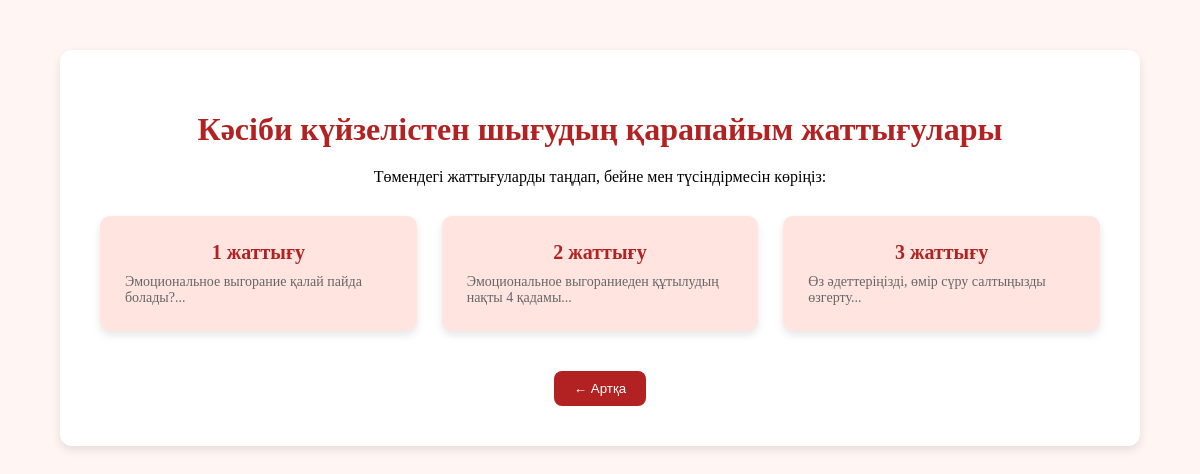
The page /exercise (signed in) on the database its author committed.
### tables this page shows
CREATE TABLE "exercise" (
	"id"	INTEGER,
	"name"	TEXT,
	"description"	TEXT,
	"video_url"	TEXT,
	PRIMARY KEY("id" AUTOINCREMENT)
);

### main.py (the view)
@app.get("/exercise", response_class=HTMLResponse)
def read_exercise(request: Request, db: Database = Depends(get_db)):
    user = require_auth(request)
    if isinstance(user, RedirectResponse):
        return user
    exercises = db.get_all_exercises()
    return templates.TemplateResponse("exercise.html", {
        "request": request,
        "title": "Жаттығулар",
        "user": user,
        "exercises": exercises
    })

### templates/exercise.html (shortened to what this page needs)
<!DOCTYPE html>
<html lang="kk">
<head>
</head>
<body>
<div class="container">
    <h1>Кәсіби күйзелістен шығудың қарапайым жаттығулары</h1>
    <p>Төмендегі жаттығуларды таңдап, бейне мен түсіндірмесін көріңіз:</p>
    <div class="grid">
        {% for exercise in exercises %}
        <div class="item">
            <a href="/exercise/{{ exercise.id }}">
                {{ exercise.name }}
            </a>
            <div class="exercise-desc">
                {{ exercise.description[:100] }}...
            </div>
        </div>
        {% endfor %}
    </div>
    <a href="/hope"><button>← Артқа</button></a>
</div>
</body>
</html>

### templates/exercise.html (style rules this page uses)
body { font-family: 'Times New Roman'; background: #FFF5F3; margin: 0; padding: 0; text-align: center; }
.container { max-width: 1000px; margin: 50px auto; background: #fff; border-radius: 12px; padding: 40px; box-shadow: 0 4px 10px rgba(0,0,0,0.1); }
h1 { color: #B22222; margin-bottom: 20px; }
.grid { display: grid; grid-template-columns: repeat(auto-fit, minmax(250px, 1fr)); gap: 25px; margin-top: 30px; }
.item { background: #FFE4E0; border-radius: 10px; padding: 25px; box-shadow: 0 4px 8px rgba(0,0,0,0.1); transition: transform 0.3s, background 0.3s; }
.item a { text-decoration: none; color: #B22222; font-size: 20px; font-weight: bold; display: block; }
.exercise-desc { font-size: 14px; color: #666; margin-top: 10px; text-align: left; }
button { background: #B22222; color: white; padding: 10px 20px; border: none; border-radius: 8px; margin-top: 40px; cursor: pointer; }

### rows shown on the page
exercise: name "1 жаттығу", description "Эмоциональное выгорание қалай пайда болады?"
exercise: name "2 жаттығу", description "Эмоциональное выгораниеден құтылудың нақты 4 қадамы"
exercise: name "3 жаттығу", description "Өз әдеттеріңізді, өмір сүру салтыңызды өзгерту"
